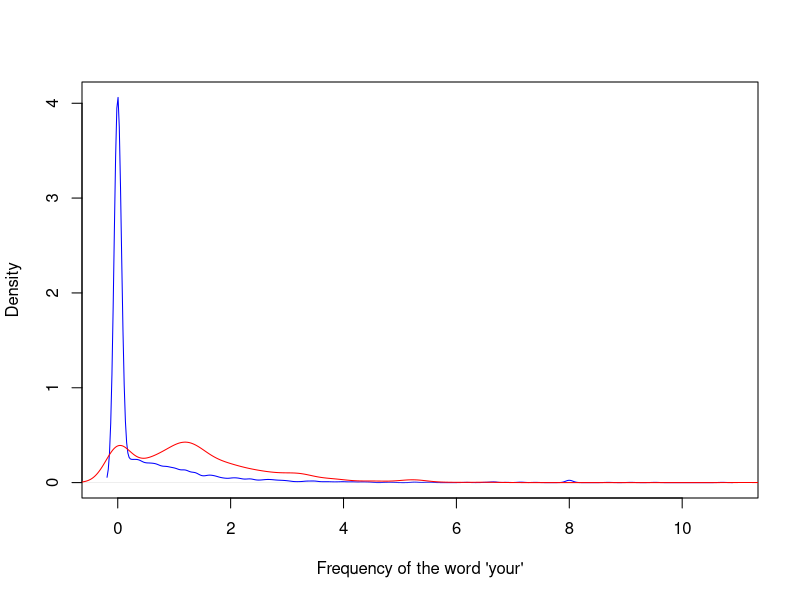

This figure's R source:
## ---- chunk 1
library(kernlab)
data(spam)
str(spam)

# plot the density of spam vs non spam emails that contain the word your
plot(density(spam$your[spam$type=="nonspam"]),
     col = "blue",
     main = "", 
     xlab = "Frequency of the word 'your'")
lines(density(spam$your[spam$type=="spam"]),
      col = "red")
## ---- chunk 2
prediction <- ifelse(spam$your>0.5, "spam", "nonspam")
table(prediction, spam$type)/length(spam$type)
